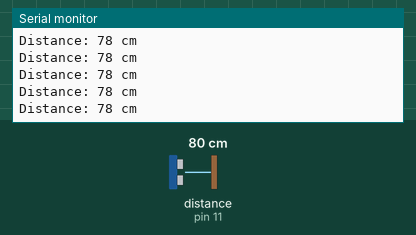
The sketch below on a simulated Arduino Uno, built with avr-gcc and run on an emulated ATmega328P. Shown: the last lines printed to the serial monitor. Wiring (inferred from the names in the program): ultrasonic range finder: trigger pin 10; echo pin 11. Inputs (shaded band) come from the test bench; at power-on: distance to the obstacle (sensor on pin 11) 80 cm. The echo pulse lasts 58.3 µs per cm.

Above: at 4.2 s.
4.3 s: distance to the obstacle (sensor on pin 11) set to 9 cm
At 5.1 s:
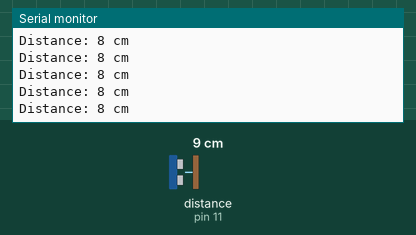
7.3 s: distance to the obstacle (sensor on pin 11) set to 12 cm
At 8.0 s:
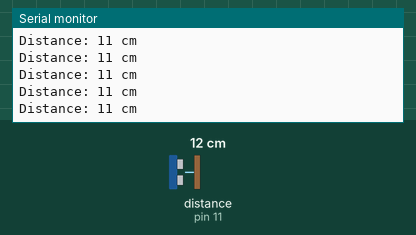
Timing chart, 0 to 10.3 s (numbered marks = the images above; inputs shaded):
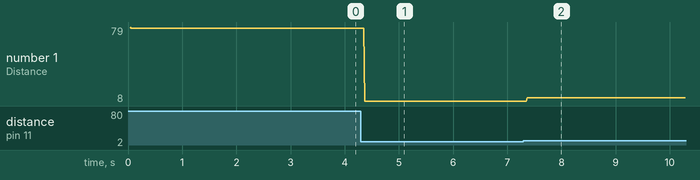

The sketch:

distance.ino
```cpp
// ---------------------------------------------------------------- //
// Arduino Ultrasoninc Sensor HC-SR04
// Re-writed by Tushar Rathore
// Using Arduino IDE 1.8.7
// Using HC-SR04 Module
// Tested on 17 April 2022
// ---------------------------------------------------------------- //

// Connections are as follows:
//attach pin 10 of ARduino to Trig pin of Sensor
// attach pin 11 of ARduino to Echo pin of Sensor
// Give Vcc and Gnd to Sensor from Arduino or any other source
// Connect LED's +ve to pin 3 4 & 5 and -ve to GND
// ----------------------------------------------------------------


#define TrigPin 10
#define EchoPin 11

//variables
long time_taken; // variable for the duration of sound wave travel
int distance; // variable for the distance measurement

void setup() {
  pinMode(TrigPin, OUTPUT);  // Sets the trigPin as an OUTPUT
  pinMode(EchoPin, INPUT);   // Sets the echoPin as an INPUT

  Serial.begin(9600);        // Serial Communication is starting with 9600 of baudrate speed

  Serial.println("Ultrasonic Sensor HC-SR04 Test begins"); // Printing in Serial Monitor

  pinMode(3,OUTPUT);         // Setting the output pins
  pinMode(4,OUTPUT);         // Setting the output pins
  pinMode(5,OUTPUT);         // Setting the output pins
}
void loop() {
  pinMode(3,0);         // Setting the output pins at 0 first
  pinMode(4,0);         // Setting the output pins at 0 first
  pinMode(5,0);         // Setting the output pins at 0 first

  digitalWrite(TrigPin, 0);   // Setting trig pin to 0/Low
  delayMicroseconds(2);       // Sets the trigPin LOW for 2 microseconds

  digitalWrite(TrigPin, 1);   // Setting trig pin to 1/High
  delayMicroseconds(10);      // Sets the trigPin HIGH (ACTIVE) for 10 microseconds

  digitalWrite(TrigPin, 0); // Reads the echoPin, and returns the time taken by sound wave in travelling (in microseconds)

  time_taken = pulseIn(EchoPin, HIGH); // pulseIn calculates the time for which echoPin is high

  // Calculating the distance
  distance = time_taken * 0.034 / 2;
  // Duration is in microseconds , multiplying it with speed of light
  // Dividing it by 2 as the time is for going and coming back for wave
  // Displays the distance on the Serial Monitor
  Serial.print("Distance: ");
  Serial.print(distance);
  Serial.println(" cm");

        if(distance<5)
  {
    digitalWrite(3,1);      // Turning on 1st LED at 3
    digitalWrite(4,1);      // Turning on 2nd LED at 4
    digitalWrite(5,1);      // Turning on 3rd LED at 5
    }
        if(distance<10)
  {
    digitalWrite(3,1);      // Turning on 1st LED at 3
    digitalWrite(4,1);      // Turning on 2nd LED at 4
    }
        if(distance<15)
  {
    digitalWrite(3,1);      // Turning on only 1st LED at 3
    }


  delay(10);     // 10 miliseconds delay, after that repeat the whole loop.
}
```

Measured:
- after the input at 4.3 s, the serial monitor: prints a new line after 0.07 s (image 1)
- after the input at 7.3 s, the serial monitor: prints a new line after 0.07 s (image 2)
- plotted number 1: 78 → 8 after the input at 4.3 s, 8 → 11 after the input at 7.3 s
